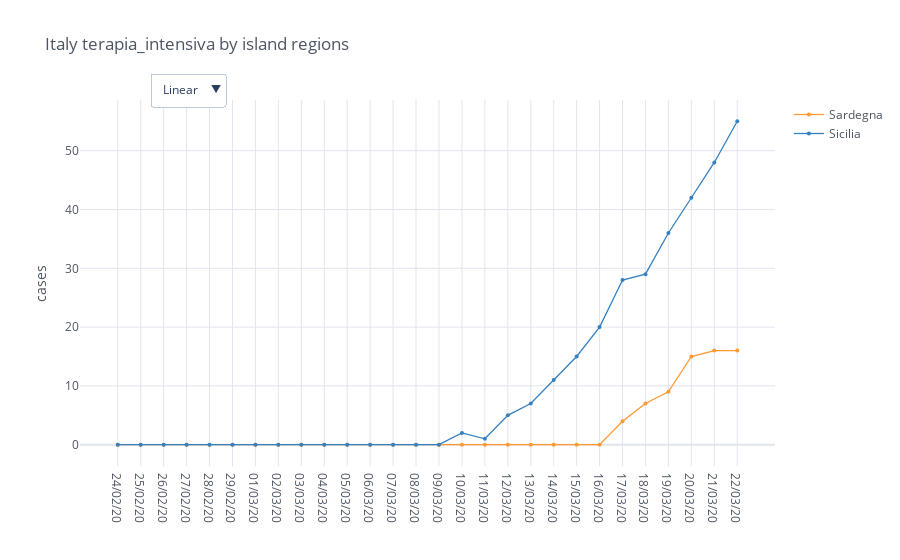

Here is the notebook cell this chart was saved with:
### Code cell
regions = io.italy_load_regions(io.italy_islands_regions)
total_cases = io.italy_regions_filter_by_category(regions, category)

mpl.iplot_comparative_plot(total_cases, title='Italy ' + category + ' by island regions')

### Figure 1 — Plotly figure (JSON) as saved in the notebook; plotly's stock layout.template omitted (floating-point values rounded to 4 significant figures)
{"data": [{"line": {"color": "rgba(255, 153, 51, 1.0)", "dash": "solid", "shape": "linear", "width": 1.3}, "marker": {"size": 4, "symbol": "circle"}, "mode": "lines+markers", "name": "Sardegna", "text": "", "type": "scatter", "x": ["24/02/20", "25/02/20", "26/02/20", "27/02/20", "28/02/20", "29/02/20", "01/03/20", "02/03/20", "03/03/20", "04/03/20", "05/03/20", "06/03/20", "07/03/20", "08/03/20", "09/03/20", "10/03/20", "11/03/20", "12/03/20", "13/03/20", "14/03/20", "15/03/20", "16/03/20", "17/03/20", "18/03/20", "19/03/20", "20/03/20", "21/03/20", "22/03/20"], "y": [0, 0, 0, 0, 0, 0, 0, 0, 0, 0, 0, 0, 0, 0, 0, 0, 0, 0, 0, 0, 0, 0, 4, 7, 9, 15, 16, 16]}, {"line": {"color": "rgba(55, 128, 191, 1.0)", "dash": "solid", "shape": "linear", "width": 1.3}, "marker": {"size": 4, "symbol": "circle"}, "mode": "lines+markers", "name": "Sicilia", "text": "", "type": "scatter", "x": ["24/02/20", "25/02/20", "26/02/20", "27/02/20", "28/02/20", "29/02/20", "01/03/20", "02/03/20", "03/03/20", "04/03/20", "05/03/20", "06/03/20", "07/03/20", "08/03/20", "09/03/20", "10/03/20", "11/03/20", "12/03/20", "13/03/20", "14/03/20", "15/03/20", "16/03/20", "17/03/20", "18/03/20", "19/03/20", "20/03/20", "21/03/20", "22/03/20"], "y": [0, 0, 0, 0, 0, 0, 0, 0, 0, 0, 0, 0, 0, 0, 0, 2, 1, 5, 7, 11, 15, 20, 28, 29, 36, 42, 48, 55]}], "layout": {"legend": {"bgcolor": "#FFFFFF", "font": {"color": "#4D5663"}}, "paper_bgcolor": "#FFFFFF", "plot_bgcolor": "#FFFFFF", "title": {"font": {"color": "#4D5663"}, "text": "Italy terapia_intensiva by island regions"}, "updatemenus": [{"buttons": [{"args": [{"yaxis.type": "linear"}], "label": "Linear", "method": "relayout"}, {"args": [{"yaxis.type": "log"}], "label": "Log", "method": "relayout"}], "direction": "down", "pad": {"r": 10, "t": 10}, "showactive": true, "x": 0.1, "xanchor": "left", "y": 1.1, "yanchor": "top"}], "xaxis": {"gridcolor": "#E1E5ED", "showgrid": true, "tickfont": {"color": "#4D5663"}, "title": {"font": {"color": "#4D5663"}, "text": ""}, "zerolinecolor": "#E1E5ED"}, "yaxis": {"gridcolor": "#E1E5ED", "showgrid": true, "tickfont": {"color": "#4D5663"}, "title": {"font": {"color": "#4D5663"}, "text": "cases"}, "zerolinecolor": "#E1E5ED"}}}
